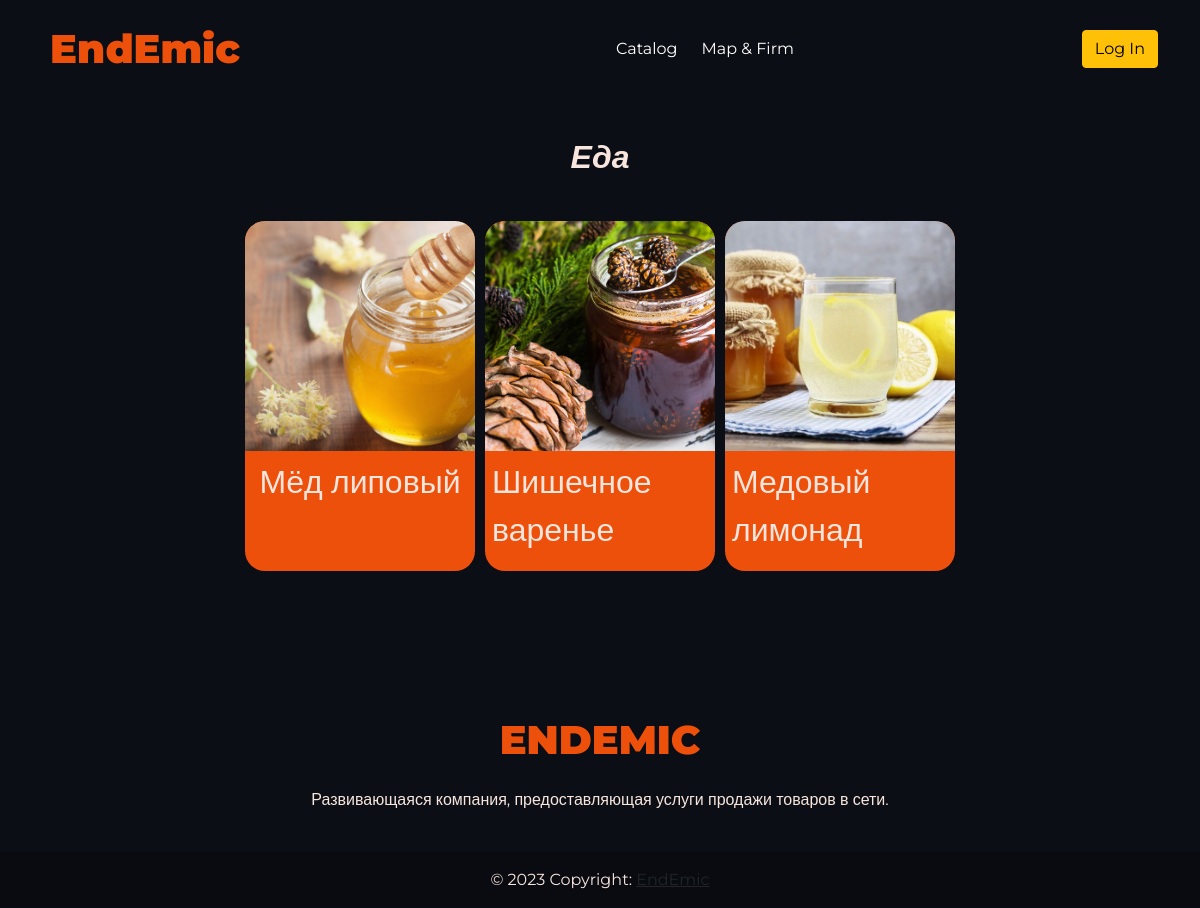
/category/6/, run on the app's committed database.
### apps/View/models.py (models this page shows, shortened)
class Category(models.Model):
    name = models.CharField(max_length=20, verbose_name='Категории')

class Product(models.Model):
    category = models.ForeignKey(Category, on_delete=models.CASCADE, verbose_name='Категория')
    firmName = models.ForeignKey(Firm,max_length=25,on_delete=models.CASCADE, verbose_name='Название Фирмы')
    name = models.CharField(max_length=25, verbose_name='Название продукта')
    Description = models.CharField(max_length=1000, verbose_name='Описание продукта')
    price = models.IntegerField()
    img = models.ImageField(upload_to="Image/",blank=True,default="Shop/static/img/1.jpg")

### apps/View/views.py (the view)
# urls.py: path('category/<int:category_id>/', views.categoryDetail, name='category_detail'),
def categoryDetail(request, category_id):
    category = get_object_or_404(Category, id=category_id)
    prodDet = Product.objects.filter(category=category_id)
    filtForm = FiltrForm()
    data = {
        "categ": category,
        "prod": prodDet,
        "filtForm": filtForm,
    }
    return render(request, "products/categoryList.html", context=data)

### templates/products/categoryList.html (shortened to what this page needs)
{% extends 'MainPage.html' %}
{% block body %}
<div class="padd">
    <div class="bdy">
        <div class="NameConteiner">
                <center><p><strong><em>{{categ.name}}</em></strong></p></center>
                <div class="conteiner">
                {% for i in prod %}
                <div class="product">
                    <div class="imgh">
                        <a href="{% url 'product_detail' i.id %}">
                        <img class="imgProd" src="{{i.img.url}}" alt="">
                    </a>
                    </div>
                    <div class="nameProduct">
                        <p class="card-text"><div class="perenos">{{i.name}}</div></p>
                    </div>
                </div>
                {% endfor %}
            </div>
        </div>
    </div>
</div>
{% endblock %}

### static/css/theme.css (style rules this page uses)
body { background-color: #0B0E14; font-family: Montserrat, sans-serif; }
.nameProduct { padding: 7px; width: 100%; display: flex; flex-direction: row; justify-content: space-between; flex-wrap: nowrap; text-decoration: none; }
.padd { padding: 0 6vw 6vw 6vw; }
.bdy { background-color: transparent; margin: 2vw; border-radius: 30px; }
.imgProd { width: 100%; height: auto; aspect-ratio: 1; flex-shrink: 0; object-fit: cover; }
.conteiner { padding: 2vw; max-width: 92vw; display: flex; justify-content: center; flex-wrap: wrap; flex-direction: row; gap: 10px; }
.product { border-radius: 20px; background: #ED500A; width: max-content; max-width: 230px; overflow: hidden; text-decoration: none; }
.NameConteiner { padding-top: 1vw; font-size: 32px; color: #F8E6DE; }
.perenos { word-wrap: break-word; margin: 0; margin-bottom: 10px; }

### data on the page
Category: name "Еда"
Product: img (picture), name "Мёд липовый"
Product: img (picture), name "Шишечное варенье"
Product: img (picture), name "Медовый лимонад"
